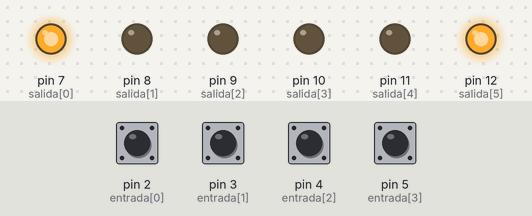
Simulated run of this sketch. Board: Arduino Uno, built with avr-gcc and run on an emulated ATmega328P. Parts: output pins drawn as LEDs (lit = HIGH). Inputs (shaded band) come from the test bench; at power-on: pin 2 (entrada[0]), pin 3 (entrada[1]), pin 4 (entrada[2]), pin 5 (entrada[3]) HIGH. Random numbers use the default seed unless the sketch sets one.

Above: at 12.8 s.
12.9 s: pin 2 (entrada[0]) pulled LOW for 3 s
At 13.4 s:
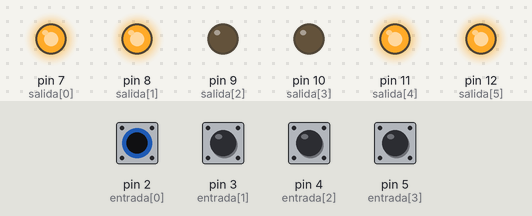
26.5 s: pin 3 (entrada[1]) pulled LOW for 3 s
At 30.8 s:
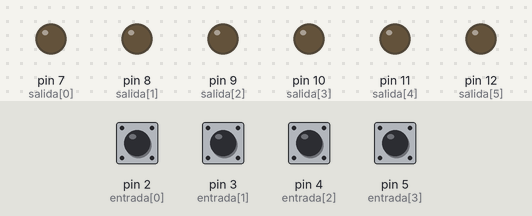
Timing chart, 0 to 44.1 s (numbered marks = the images above; inputs shaded):
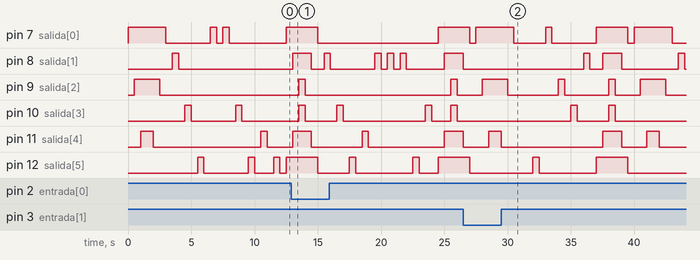

The sketch:

Lopez_Narvaez_Yanascual_Laboratorio1.ino
```cpp
/*      UNIVERSIDAD TÉCNICA DEL NORTE
 *              FICA-CIERCOM
 *       SISTEMAS MICROPROCESADOS
 *
 * Integrantes: López Sofía, Narváez Adonis, Yanascual Cintya.
 * Fecha: 30 de Octubre del 2018.
 *
 * Ejercicios:
 * 1.- Realizar 4 juegos de luces con activación mediante switchs.
 * 2.- Realizar un contador binario del 1 al 31.
 */
int salida[6] = {7, 8, 9, 10, 11, 12}; //Vector con los pines de salida
int entrada[5] = {2, 3, 4, 5, 6}; //Vector con los pines de entrada
int i = 0;
int contador = 0;
void setup() {
  // put your setup code here, to run once:
  for (i = 0; i < 6; i++) {
    pinMode(salida[i], OUTPUT);//Se ponen los pines como salidas
  }
  i = 0;

  for (i = 0; i < 5; i++) {
    pinMode(entrada[i], INPUT_PULLUP); //Se ponen los pines como entradas pull-up(Evitar poner pull-up externo)
  }
  i = 0;
  randomSeed(2);  //Sirve para dar un inicio al numero randomico.
}

void loop() {

  // Lectura de las entradas guardadas en variables
  int a = digitalRead(2);
  int b = digitalRead(3);
  int c = digitalRead(4);
  int d = digitalRead(5);

//Ejercicio 1: Juegos de luces con activación del switch.

//Encender leds impares de manera secuencial.
  if (a == HIGH) { //Se toma la lectura del pin y se verifica si esta en alto(HIGH).
    for (i = 7; i <= 12; i++) {
      digitalWrite(i, LOW);     //Sirve para apagar todos los leds en cada cambio de juego
    }
    for (i = 0; i < 6; i = i + 2) {
      digitalWrite(salida[i], HIGH);//al incrementar de dos en dos solo se encenderan los leds impares de una manera secuencial
      delay(500);
    }
    delay(500);
    for (i = 4; i >= 0; i = i - 2) {
      digitalWrite(salida[i], LOW);//asi mismo se debe decrementar para apagar los leds encendidios anteriormente
      delay(500);
    }
    contador = 0; //Inicializa la variable para el contador binario

//Encender leds pares uno por uno.

  } if (b == HIGH) {//Se toma la lectura del pin y se verifica si esta en alto(HIGH).
    for (i = 7; i <= 12; i++) {
      digitalWrite(i, LOW); //Sirve para apagar todos los leds en cada cambio de juego.
    }
    for (i = 1; i < 6; i = i + 2) {
      digitalWrite(salida[i], HIGH);//nos permite encender el led
      delay(500);//retardo entre el encendido y el apagado del led
      digitalWrite(salida[i], LOW); //nos permite apagar el led
      delay(500);
    }
    contador = 0; //Inicializa la variable para el contador binario.

  //Encender leds de manera aleatoria.

  } if (c == HIGH) {//Se toma la lectura del pin y se verifica si esta en alto(HIGH).

    for (i = 7; i <= 12; i++) {
      digitalWrite(i, LOW);     //Sirve para apagar todos los leds en cada cambio de juego.
    }
    for (i = 0; i < 6; i++) {
      int  r = random(0, 7); //Sirve para dar números aleatorios, se empieza desde uno y al número mayor que se utilizará en este caso para los leds que son 6 se suma 1
      digitalWrite(salida[r], HIGH); //Se pone en HIGH o alto (encendido) la posición i del vector
      delay(500);                 //tiempo de espera en ms
      digitalWrite(salida[r], LOW); //Se pone en LOW o bajo (apagado) la posición i del vector
      delay(500);
    }
    i = 0;
    contador = 0; //Inicializa la variable para el contador binario

//Encender leds en parejas de adentro hacia afuera y viceversa.

  } if (d == HIGH) {//Se toma la lectura del pin y se verifica si esta en alto(HIGH).

    //Este ciclo ayuda a encender los leds extremos hacia la parte interna
    for (; i < 3; i++) {
      digitalWrite(salida[i], HIGH);
      digitalWrite(salida[5 - i], HIGH);
      delay(500);
    }
    i = 2;

    //Este ciclo ayuda a apagar los leds desde la parte interna hacia los extremos
    for (; i >= 0; i--) {
      digitalWrite(salida[i], LOW);
      digitalWrite(salida[5 - i], LOW);
      delay(500);
    }
    i = 0;
    contador = 0; //Inicializa la variable para el contador binario
  }

//Ejercicio 2: Contador binario del 0 al 31.

  else if (digitalRead(6) == LOW) {
    // Si se presiona el pulsador
    contador++; // Aumento el contador en 1
    while (digitalRead(6) == LOW) // Al presionar no hace nada mas

      if (digitalRead(6) > 31) { // Si el contador es mayor a 31,
        contador = 0; // se resetea el contador
      }

    int k = contador;
    for (int i = 7; i <= 11; i++) { //Ciclo para ver que leds se prenderan
      digitalWrite(i, k % 2);// contador mod 2...si el resultado es 1 se prende, si es 0 se apaga el led
      k = k / 2; // Se divide el cociente para 2 en cada ciclo para ir decrementando

    }
    delay(100);
  }


}
```
